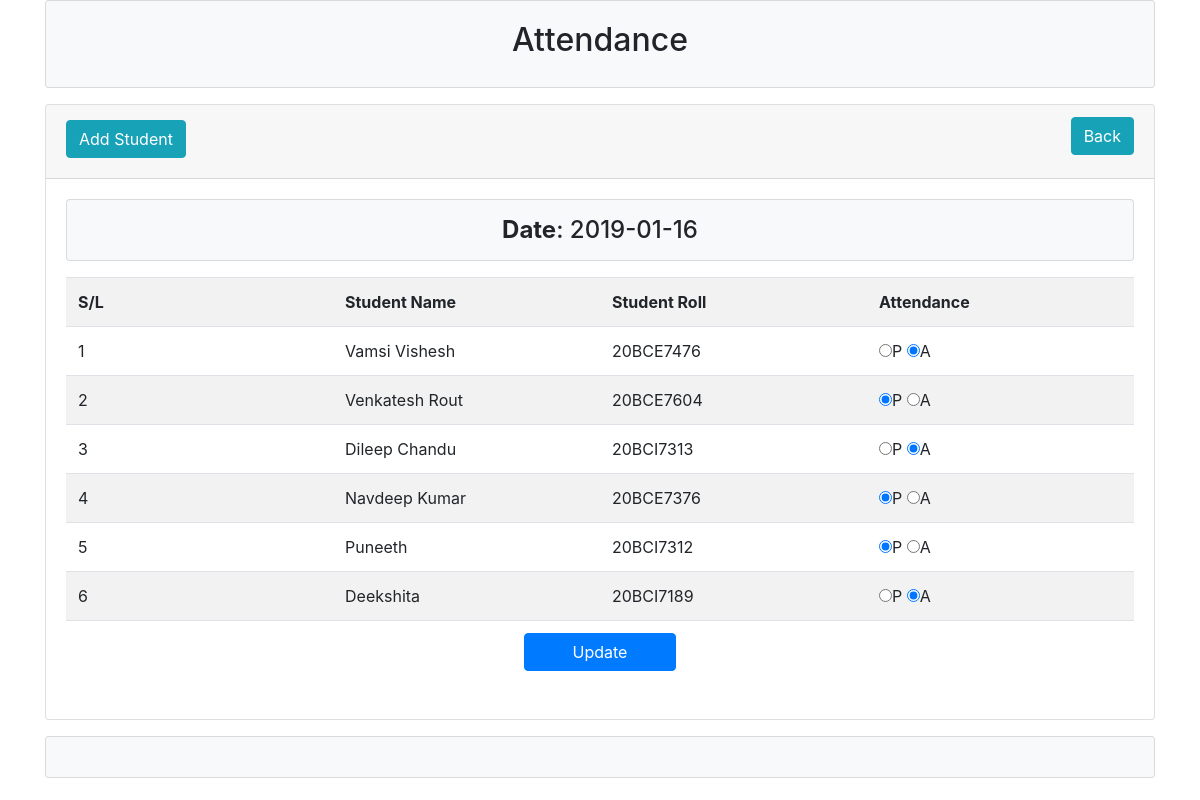
The app's page /Front-end/ATTD/student_view.php?dt=2019-01-16 with its own data.
### tables this page shows
CREATE TABLE `tbl_student` (
  `id` int(11) NOT NULL,
  `name` varchar(255) NOT NULL,
  `roll` varchar(11) NOT NULL
);

CREATE TABLE `tbl_attendance` (
  `id` int(11) NOT NULL,
  `roll` varchar(11) NOT NULL,
  `attend` varchar(255) NOT NULL,
  `att_time` date NOT NULL
);

### Front-end/ATTD/lib/Database.php (called while the page is built, shortened)
<?php
Class Database{
 public $host   = DB_HOST;
 public $user   = DB_USER;
 public $pass   = DB_PASS;
 public $dbname = DB_NAME;
 public $link;
private function connectDB(){
   $this->link = new mysqli($this->host, $this->user, $this->pass,
      $this->dbname);
   }
  public function select($query){
    $result = $this->link->query($query) or
       die($this->link->error.__LINE__);
      if($result->num_rows > 0){
        return $result;
      } else {
        return false;
      }
   }
}

### Front-end/ATTD/classes/Student.php (called while the page is built, shortened)
<?php
	$filepath = realpath(dirname(__FILE__));
	include_once ($filepath.'/../lib/Database.php');
	include_once ($filepath.'/../helpers/Format.php');
?>
<?php
class Student{
	private $db;
	private $fm;
	public function __construct(){
		$this->db = new Database();
		$this->fm = new Format();
	}
	public function getAllData($dt){
		$date = $this->fm->validation($dt);
		$date = mysqli_real_escape_string($this->db->link, $date);
		$query = "SELECT tbl_student.name, tbl_attendance.*
				FROM tbl_student
				INNER JOIN tbl_attendance
				ON tbl_student.roll = tbl_attendance.roll
				WHERE att_time = '$date'";
		$result = $this->db->select($query);
		return $result;
	}
}

### Front-end/ATTD/helpers/Format.php (called while the page is built)
<?php
class Format{
   public function validation($data){
      $data = trim($data);
      $data = stripcslashes($data);
      $data = htmlspecialchars($data);
      return $data;
   }
}
?>

### Front-end/ATTD/student_view.php (the view, shortened to what this page needs)
<?php
	include "inc/header.php";
	include "classes/Student.php";
	$stu = new Student();
?>
<?php
	$dt = $_GET['dt'];
?>
	<div class="container">
		<div class="card">
			<div class="card-header">
				<h2>
					<a class="btn btn-info" href="add.php">Add Student</a>
					<a class="btn btn-info float-right" href="date_view.php">Back</a>
				</h2>
			</div>
			<div class="card-body">
				<div class="card bg-light text-center mb-3">
					<h4 class="m-0 py-3"><strong>Date</strong>: <?php echo $dt; ?></h4>
				</div>
				<form action="" method="post">
					<table class="table table-striped">
						<tr>
							<th width="25%">S/L</th>
							<th width="25%">Student Name</th>
							<th width="25%">Student Roll</th>
							<th width="25%">Attendance</th>
						</tr>
<?php
	$getstudent = $stu->getAllData($dt);
	if ($getstudent) {
		$i = 0;
		while ($value = $getstudent->fetch_assoc()) {
			$i++;
?>
<tr>
	<td><?php echo $i; ?></td>
	<td><?php echo $value['name']; ?></td>
	<td><?php echo $value['roll']; ?></td>
	<td>
		<input type="radio" name="attend[<?php echo $value['roll']; ?>]" value="present" <?php if($value['attend'] == "present") {echo "checked";} ?>>P
		<input type="radio" name="attend[<?php echo $value['roll']; ?>]" value="absent" <?php if($value['attend'] == "absent") {echo "checked";} ?>>A
	</td>
</tr>
<?php } } ?>
						<tr>
							<td colspan="4" class="text-center">
								<input type="submit" name="submit" class="btn btn-primary px-5" value="Update">
							</td>
						</tr>
					</table>
				</form>
			</div>
		</div>
	</div>
<?php include("inc/footer.php"); ?>

### records on screen
tbl_student: name "Vamsi Vishesh", tbl_attendance.roll "20BCE7476"
tbl_attendance: attend "☑"
tbl_student: name "Venkatesh Rout", tbl_attendance.roll "20BCE7604"
tbl_attendance: attend "☑"
tbl_student: name "Dileep Chandu", tbl_attendance.roll "20BCI7313"
tbl_attendance: attend "☑"
tbl_student: name "Navdeep Kumar", tbl_attendance.roll "20BCE7376"
tbl_attendance: attend "☑"
tbl_student: name "Puneeth", tbl_attendance.roll "20BCI7312"
tbl_attendance: attend "☑"
tbl_student: name "Deekshita", tbl_attendance.roll "20BCI7189"
tbl_attendance: attend "☑"

### other values on screen
$dt "2019-01-16"
